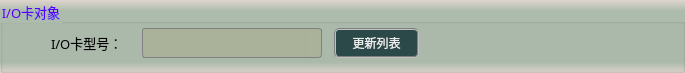
      <widget class="QGroupBox" name="groupC">
       <property name="geometry">
        <rect>
         <x>15</x>
         <y>24</y>
         <width>685</width>
         <height>73</height>
        </rect>
       </property>
       <property name="font">
        <font>
         <family>微软雅黑</family>
         <pointsize>10</pointsize>
        </font>
       </property>
       <property name="styleSheet">
        <string notr="true">background-color: qlineargradient(x1:0, y1:0, x2:0, y2:1, stop:0 #dfd5cf, stop: 0.15 #acbbac, stop: 0.85 #acbbac,stop:1 #dfd5cf);
color: rgb(85, 0, 255);</string>
       </property>
       <property name="title">
        <string>I/O卡对象</string>
       </property>
       <widget class="QComboBox" name="comboType">
        <property name="geometry">
         <rect>
          <x>142</x>
          <y>28</y>
          <width>180</width>
          <height>30</height>
         </rect>
        </property>
        <property name="sizePolicy">
         <sizepolicy hsizetype="Fixed" vsizetype="Fixed">
          <horstretch>0</horstretch>
          <verstretch>0</verstretch>
         </sizepolicy>
        </property>
        <property name="minimumSize">
         <size>
          <width>100</width>
          <height>30</height>
         </size>
        </property>
        <property name="maximumSize">
         <size>
          <width>16777215</width>
          <height>16777215</height>
         </size>
        </property>
        <property name="font">
         <font>
          <family>微软雅黑</family>
          <pointsize>10</pointsize>
         </font>
        </property>
        <property name="styleSheet">
         <string notr="true">QComboBox {
    border: 1px solid gray;
    border-radius: 3px;  
    min-width: 6.5em;
    color: rgb(0, 0, 200);
	background-color: rgba(170, 170, 127,100);
}
QComboBox::drop-down {
    subcontrol-origin: padding;
    subcontrol-position: top right;
    width: 15px; 
    border-left-width: 1px;
    border-left-color: darkgray;
    border-left-style: solid;
    border-top-right-radius: 3px;
    border-bottom-right-radius: 3px;
}

QComboBox::down-arrow {
    image: url(:/resource/down.png);
} 
QComboBox::down-arrow:on {
    top: 1px;
    left: 1px;
}</string>
        </property>
       </widget>
       <widget class="QLabel" name="label_5">
        <property name="geometry">
         <rect>
          <x>51</x>
          <y>28</y>
          <width>93</width>
          <height>30</height>
         </rect>
        </property>
        <property name="font">
         <font>
          <family>微软雅黑</family>
          <pointsize>10</pointsize>
         </font>
        </property>
        <property name="styleSheet">
         <string notr="true">background-color: rgba(0, 0, 0, 0);
color: rgb(0, 0, 0);
border:none;</string>
        </property>
        <property name="text">
         <string>I/O卡型号：</string>
        </property>
       </widget>
       <widget class="QPushButton" name="btnUpdata">
        <property name="geometry">
         <rect>
          <x>334</x>
          <y>28</y>
          <width>85</width>
          <height>30</height>
         </rect>
        </property>
        <property name="sizePolicy">
         <sizepolicy hsizetype="Fixed" vsizetype="Fixed">
          <horstretch>0</horstretch>
          <verstretch>0</verstretch>
         </sizepolicy>
        </property>
        <property name="minimumSize">
         <size>
          <width>60</width>
          <height>30</height>
         </size>
        </property>
        <property name="font">
         <font>
          <family>微软雅黑</family>
          <pointsize>9</pointsize>
         </font>
        </property>
        <property name="styleSheet">
         <string notr="true">QWidget{ background-color: rgba(9, 42, 47, 200);}
QWidget{ color: rgb(235, 235, 235);}
QWidget{ border: 2px groove gray;border-radius: 5px;padding: 2px 4px;}
QPushButton:hover{ background-color: rgb(9, 62, 52);}
QPushButton:pressed{background-color: rgb(9, 82, 72);}</string>
        </property>
        <property name="text">
         <string>更新列表</string>
        </property>
       </widget>
      </widget>
